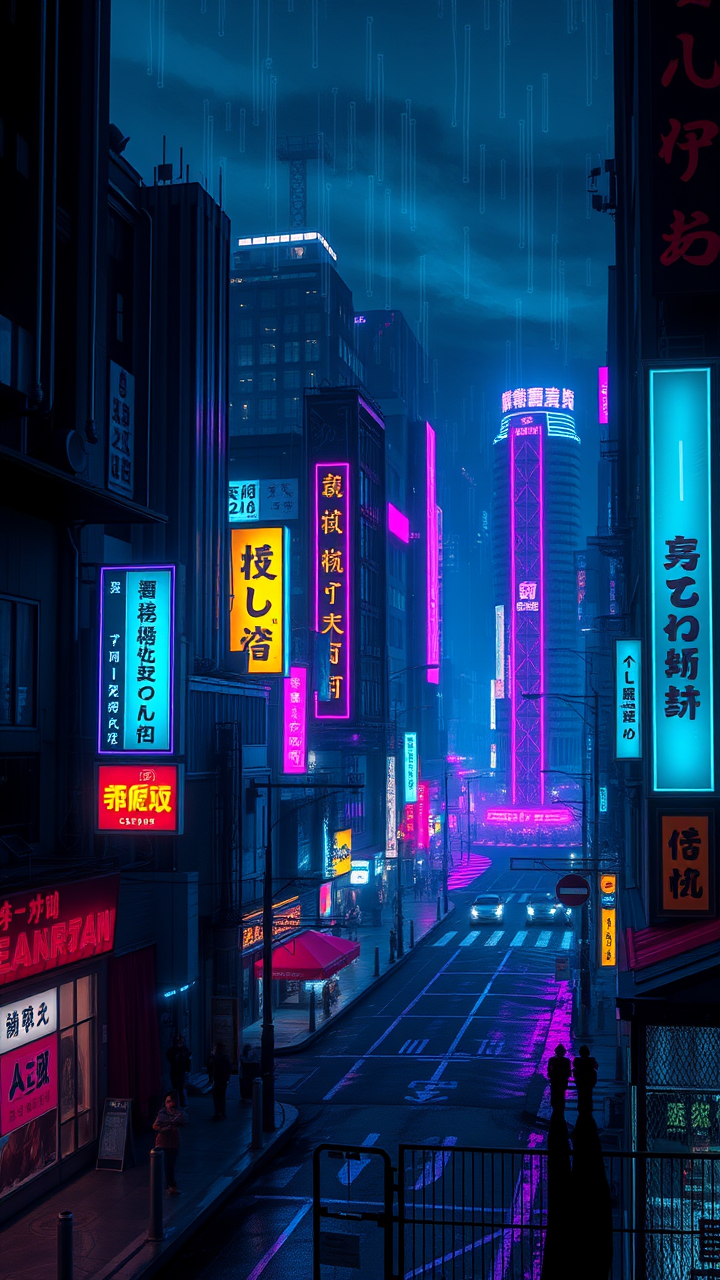
#> input picture my_image_with_layout.png, 720 x 1280 px
$ python -i preprocess_with_ocr.py   (imports and definitions only)
#> lines starting #> are read from the running program, lines starting #| are printed output that depends on the picture; after the words box and inside, x2 and y2 are one past the last pixel; in counts of white or black regions, pixels touching at a corner belong together
"""OCR-based text removal for LoRA preprocessing"""
import argparse
from pathlib import Path
from PIL import Image
import cv2
import numpy as np
from tqdm import tqdm

# [39 lines left out: function remove_text_ocr, not called in this run]

def remove_text_fallback(image):
    """Fallback method without OCR"""
    img_array = np.array(image)
    gray = cv2.cvtColor(img_array, cv2.COLOR_RGB2GRAY)
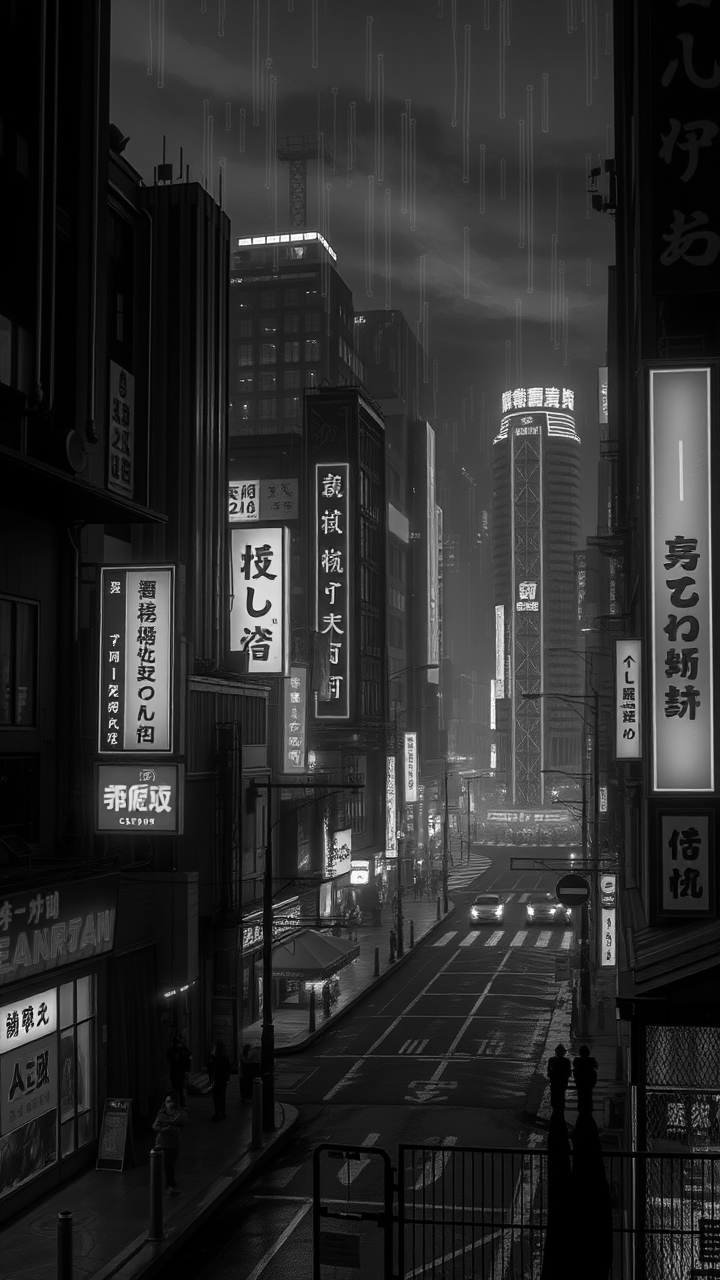
#> gray: shape (1280, 720); min 0, max 255, mean 43.8

    # Detect text-like regions
    # Method 1: MSER (Maximally Stable Extremal Regions)
    mser = cv2.MSER_create()
    regions, _ = mser.detectRegions(gray)
#> regions = 1497 items

    mask = np.zeros(gray.shape, dtype=np.uint8)

    for region in regions:
        # Filter by size (text-like regions)
        if 50 < len(region) < 5000:
            hull = cv2.convexHull(region.reshape(-1, 1, 2))
            cv2.fillPoly(mask, [hull], 255)
#> this loop made 1497 passes
#> hull on passes 81, 82, 91, 92, 93, 94: [[623, 711], [634, 711], [634, 721], [623, 721]], [[623, 711], [634, 711], [634, 721], [623, 721]], [[634, 699], [623, 699], [623, 688], [634, 688]], [[634, 699], [623, 699], [623, 688], [634, 688]], [[634, 699], [623, 699], [623, 688], [634, 688]], [[623, 699], [623, 688], [634, 688], [634, 700]]
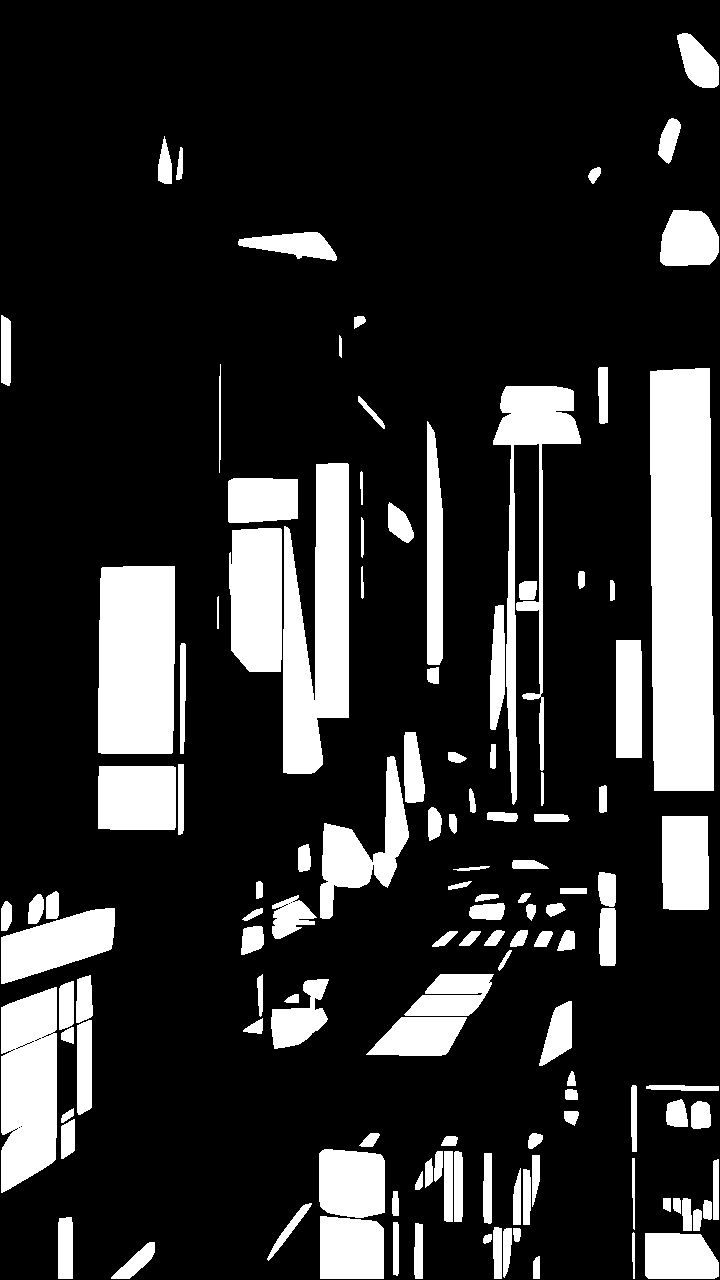
#> mask: shape (1280, 720); 18.3% white; 128 white regions, largest, box (x1, y1, x2, y2) and area: (650, 368, 714, 791) 25548, (283, 463, 349, 774) 14421, (98, 566, 175, 754) 14148

    # Method 2: Stroke Width Transform approximation
    edges = cv2.Canny(gray, 50, 150)
#> edges: shape (1280, 720); 8.8% white in thin lines or dots
    dilated = cv2.dilate(edges, np.ones((3, 3), np.uint8), iterations=2)
#> dilated: shape (1280, 720); 33.6% white; 79 white regions, largest, box (x1, y1, x2, y2) and area: (65, 0, 720, 1154) 179357, (244, 1128, 551, 1280) 24675, (640, 1023, 720, 1280) 18414

    # Combine masks
    combined_mask = cv2.bitwise_or(mask, dilated)
#> combined_mask: shape (1280, 720); 39.5% white; 69 white regions, largest, box (x1, y1, x2, y2) and area: (65, 0, 720, 1154) 202873, (244, 1128, 551, 1280) 30437, (647, 365, 717, 794) 27783

    # Filter small components
    num_labels, labels, stats, _ = cv2.connectedComponentsWithStats(combined_mask, connectivity=8)
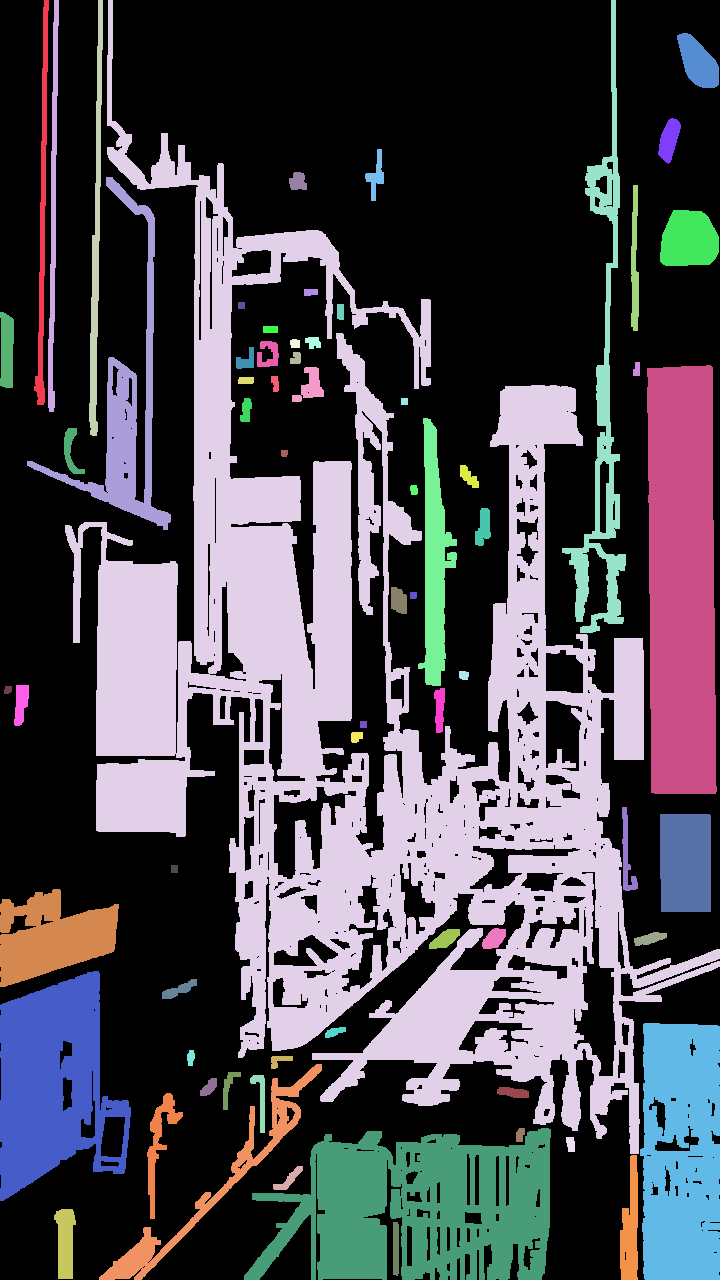
#> labels: shape (1280, 720) int32; 70 distinct labels, from 0 to 69; one colour per label, 0 black
#> num_labels = 70; stats = 70 rows, first 6: [0, 0, 720, 1280, 557612], [34, 0, 15, 405, 2149], [48, 0, 11, 412, 2118], [89, 0, 14, 436, 2617], [65, 0, 655, 1154, 202873], [562, 0, 64, 633, 7989]
    final_mask = np.zeros_like(combined_mask)

    for i in range(1, num_labels):
        area = stats[i, cv2.CC_STAT_AREA]
        if 100 < area < 50000:  # Text-sized regions
            final_mask[labels == i] = 255
#> this loop made 69 passes
#> area on passes 1 to 12: 2149, 2118, 2617, 202873, 7989, 1462, 643, 406, 257, 7873, 862, 2777
#> final_mask: shape (1280, 720); 17.4% white; 56 white regions, largest, box (x1, y1, x2, y2) and area: (244, 1128, 551, 1280) 30437, (647, 365, 717, 794) 27783, (0, 971, 131, 1201) 18933

    # Inpaint
    if final_mask.sum() > 0:
        inpainted = cv2.inpaint(img_array, final_mask, 7, cv2.INPAINT_TELEA)
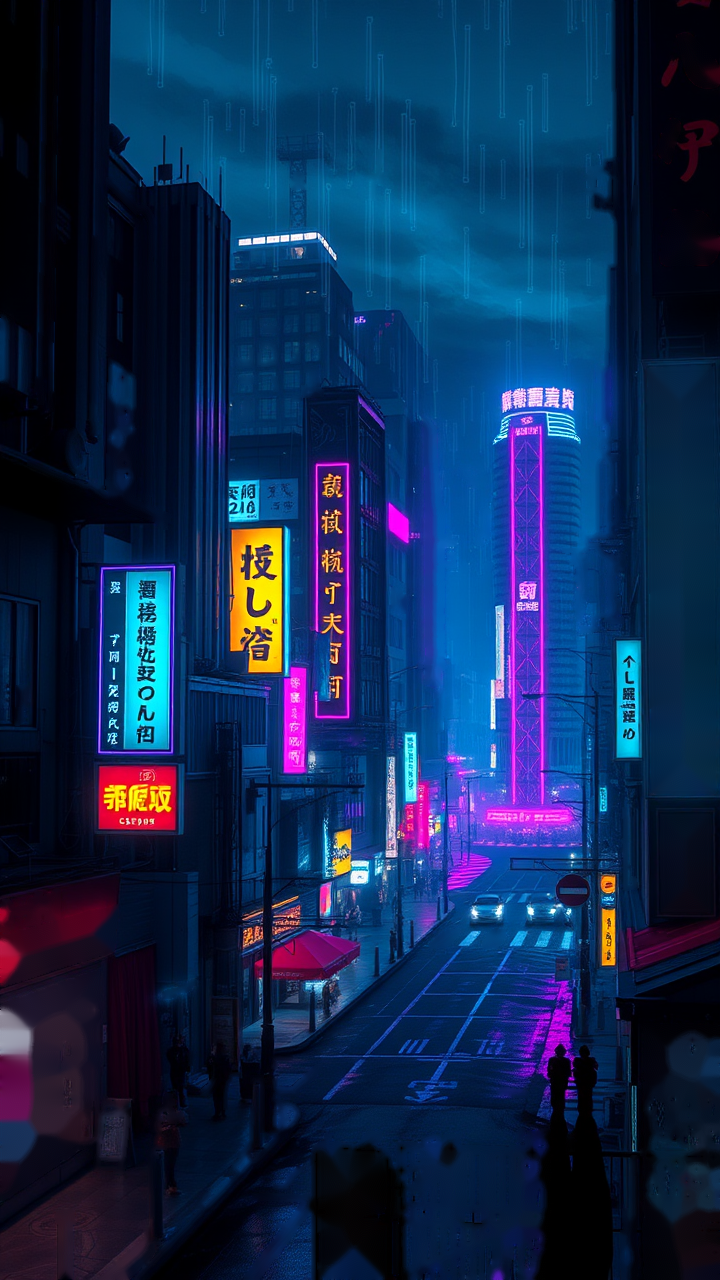
#> inpainted: shape (1280, 720, 3); mean R, G, B 17.8, 42.4, 82.3
        return Image.fromarray(inpainted), True

    return image, False

# [44 lines left out: function preprocess_with_ocr, not called in this run]

# [8 lines not run here, left out]

>>> import cv2
>>> picture = cv2.cvtColor(cv2.imread('my_image_with_layout.png'), cv2.COLOR_BGR2RGB)
>>> result = remove_text_fallback(picture)
